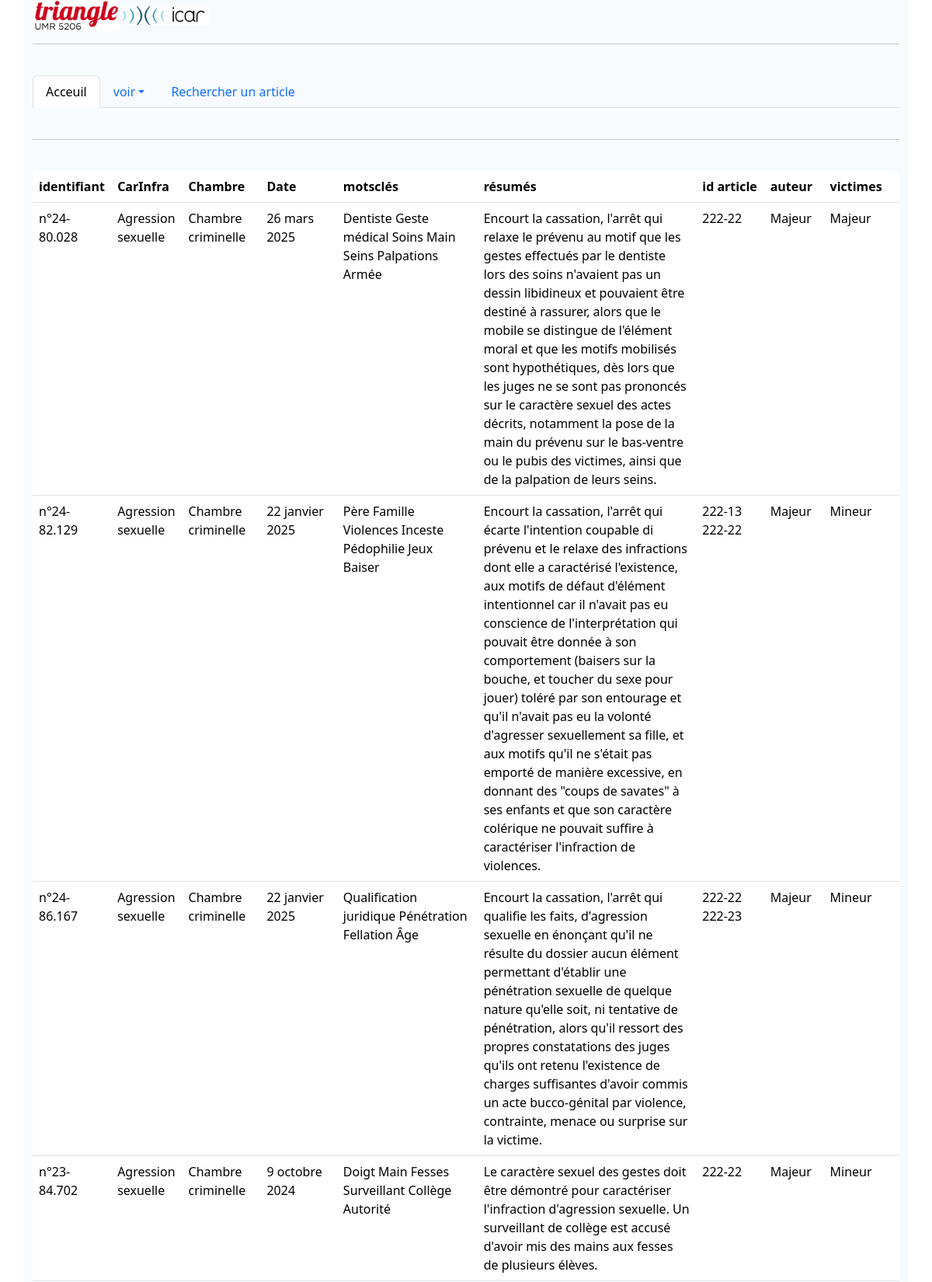
The page /juridique.php (upper part) on the database its author committed.
### tables this page shows
CREATE TABLE `jurisprudence` (
  `IDJURIS` text NOT NULL,
  `CATINFRA` text NOT NULL,
  `CHAMBRE` text NOT NULL,
  `DATEJURIS` text NOT NULL,
  `MOTSCLES` text NOT NULL,
  `RESUME` text NOT NULL,
  `REFTEXTELOI` text NOT NULL,
  `AUTEUR` text NOT NULL,
  `VICTIMES` text NOT NULL,
  `ATTENDUS` text NOT NULL,
  `MOYENS` text NOT NULL,
  `MOTIFSCA` text NOT NULL,
  `dateJuri` date DEFAULT NULL
);

### juridique.php (the view, shortened to what this page needs)
<!doctype html>
<html lang="en">
<head>
    <link href="https://cdn.jsdelivr.net/npm/bootstrap@5.3.7/dist/css/bootstrap.min.css" rel="stylesheet">
    <link href="https://cdn.datatables.net/v/bm/dt-2.3.2/datatables.min.css" rel="stylesheet">
<body>
    <?php
    $DB_HOST = 'localhost';
    $DB_NAME = 'juridique';
    $DB_USER = 'root';
    $DB_PASS = '';
    $connexion = new \mysqli($DB_HOST, $DB_USER, $DB_PASS, $DB_NAME)
        or die("Erreur de connexion : " . mysqli_error($Connexion));
    $sql  = "SELECT * FROM jurisprudence";
    $result = $connexion->query($sql);
    ?>
    <div class="container" style="background-color: #f8fbfd;">
        <?php include "nav.php" ?>
        <br>
        <table id="mytable" class="table table-hover">
            <thead>
                <tr>
                    <th scope="col">identifiant </th>
                    <th scope="col">CarInfra</th>
                    <th scope="col">Chambre</th>
                    <th scope="col">Date</th>
                    <th scope="col">motsclés</th>
                    <th scope="col">résumés</th>
                    <th scope="col">id article</th>
                    <th scope="col">auteur</th>
                    <th scope="col">victimes</th>
                </tr>
            </thead>
            <tbody>
                <?php
                while ($row = $result->fetch_array()) {
                    echo '
                <tr>
                <td>' . $row[0] . '</td>
                <td>' . $row[1] . '</td>
                <td>' . $row[2] . '</td>
                <td>' . $row[3] . '</td>
                <td>' . $row[4] . '</td>
                <td>' . $row[5] . '</td>
                <td>' . $row[6] . '</td>
                <td>' . $row[7] . '</td>
                <td>' . $row[8] . '</td>
                </tr>';
                }
                ?>
            </tbody>
        </table>
    </div>
</body>
</html>

### rows shown on the page
jurisprudence: IDJURIS "n°24-80.028", CATINFRA "Agression sexuelle", CHAMBRE "Chambre criminelle", DATEJURIS "26 mars 2025", MOTSCLES "Dentiste Geste médical Soins Main Seins Palpations Armée", RESUME "Encourt la cassation, l'arrêt qui relaxe le prévenu au motif que les gestes effectués par le dentiste lors des soins n'avaient pas un dessin libidineux et pouvaient être destiné à rassurer, alors que le mobile se distingue de l'élément moral et que les motifs mobilisés sont hypothétiques, dès lors que les juges ne se sont pas prononcés sur le caractère sexuel des actes décrits, notamment la pose de la main du prévenu sur le bas-ventre ou le pubis des victimes, ainsi que de la palpation de leurs seins.", REFTEXTELOI "222-22", AUTEUR "Majeur", VICTIMES "Majeur"
jurisprudence: IDJURIS "n°24-82.129", CATINFRA "Agression sexuelle", CHAMBRE "Chambre criminelle", DATEJURIS "22 janvier 2025", MOTSCLES "Père Famille Violences Inceste Pédophilie Jeux Baiser", RESUME "Encourt la cassation, l'arrêt qui écarte l'intention coupable di prévenu et le relaxe des infractions dont elle a caractérisé l'existence, aux motifs de défaut d'élément intentionnel car il n'avait pas eu conscience de l'interprétation qui pouvait être donnée à son comportement (baisers sur la bouche, et toucher du sexe pour jouer) toléré par son entourage et qu'il n'avait pas eu la volonté d'agresser sexuellement sa fille, et aux motifs qu'il ne s'était pas emporté de manière excessive, en donnant des \"coups de savates\" à ses enfants et que son caractère colérique ne pouvait suffire à caractériser l'infraction de violences.", REFTEXTELOI "222-13 222-22", AUTEUR "Majeur", VICTIMES "Mineur"
jurisprudence: IDJURIS "n°24-86.167", CATINFRA "Agression sexuelle", CHAMBRE "Chambre criminelle", DATEJURIS "22 janvier 2025", MOTSCLES "Qualification juridique Pénétration Fellation Âge", RESUME "Encourt la cassation, l'arrêt qui qualifie les faits, d'agression sexuelle en énonçant qu'il ne résulte du dossier aucun élément permettant d'établir une pénétration sexuelle de quelque nature qu'elle soit, ni tentative de pénétration, alors qu'il ressort des propres constatations des juges qu'ils ont retenu l'existence de charges suffisantes d'avoir commis un acte bucco-génital par violence, contrainte, menace ou surprise sur la victime.", REFTEXTELOI "222-22 222-23", AUTEUR "Majeur", VICTIMES "Mineur"
jurisprudence: IDJURIS "n°23-84.702", CATINFRA "Agression sexuelle", CHAMBRE "Chambre criminelle", DATEJURIS "9 octobre 2024", MOTSCLES "Doigt Main Fesses Surveillant Collège Autorité", RESUME "Le caractère sexuel des gestes doit être démontré pour caractériser l'infraction d'agression sexuelle. Un surveillant de collège est accusé d'avoir mis des mains aux fesses de plusieurs élèves.", REFTEXTELOI "222-22", AUTEUR "Majeur", VICTIMES "Mineur"
